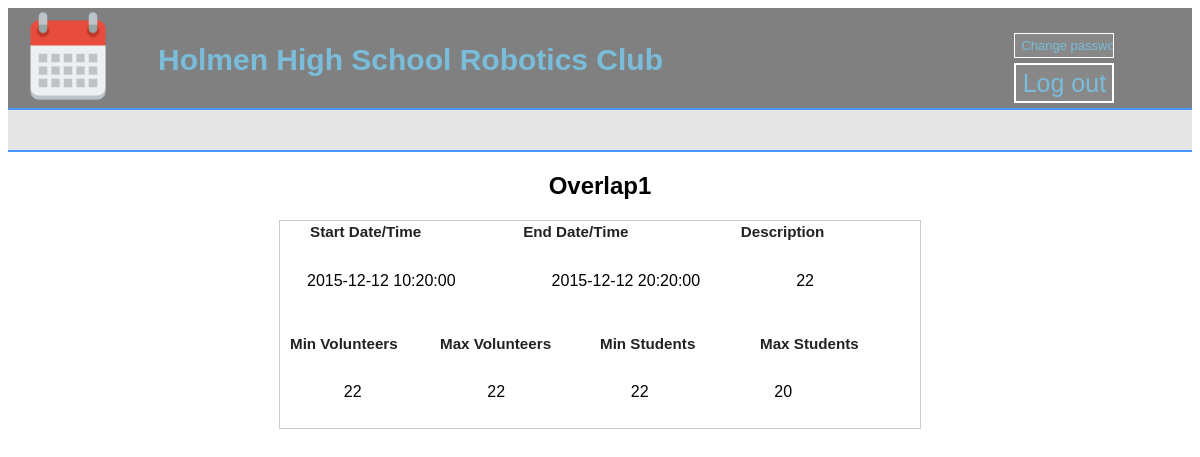
/viewEvent.php?eventID=18 (signed in), run on an earlier commit of the app's database.
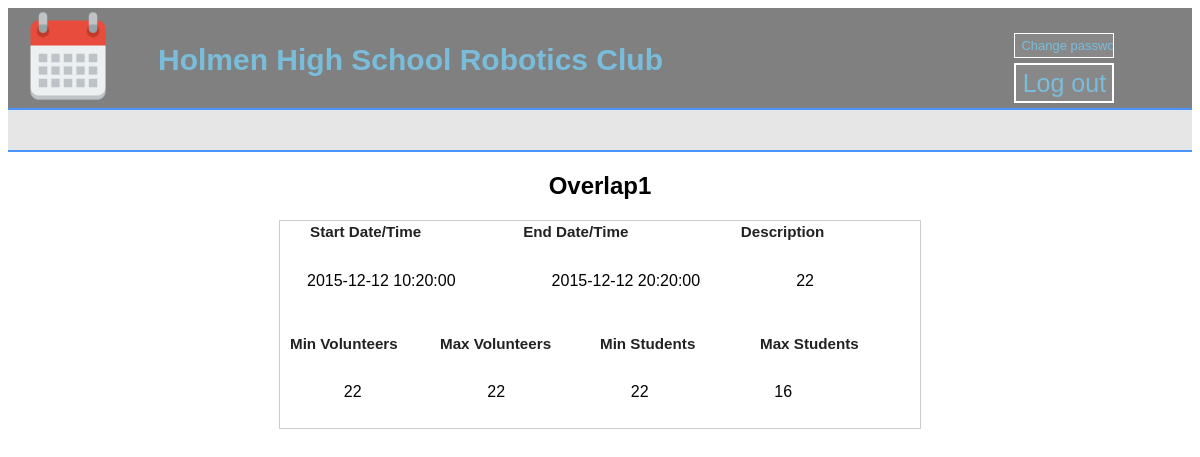
And on a later commit of the database.
### tables this page shows
CREATE TABLE IF NOT EXISTS `events` (
  `eventId` int(11) NOT NULL,
  `title` text NOT NULL,
  `description` text NOT NULL,
  `startDateTime` datetime NOT NULL COMMENT 'Format YYYY-MM-DD HH:MM:SS',
  `endDateTime` datetime NOT NULL COMMENT 'format YYYY-MM-DD HH:MM:SS',
  `minVolunteers` int(11) NOT NULL,
  `maxVolunteers` int(11) NOT NULL,
  `minStudents` int(11) NOT NULL,
  `maxStudents` int(11) NOT NULL,
  `creator` text NOT NULL,
  `removed` int(11) NOT NULL
);

### viewEvent.php (the view, shortened to what this page needs)
<!DOCTYPE html PUBLIC "-//W3C//DTD XHTML 1.0 Transitional//EN" "http://www.w3.org/TR/xhtml1/DTD/xhtml1-transitional.dtd">
<html xmlns="http://www.w3.org/1999/xhtml">
  <head>
    <link rel="stylesheet" type="text/css" href="theme.css">
	<link rel="stylesheet" type="text/css" href="forms/view.css" media="all">
  </head>
  <body>
	  <div id = "title">
		<a href="Student.php">
			<h2 id = "titleName">
			  <img id = "titleIcon" src = "calendar-icon.png"  alt="icon"> Holmen High School Robotics Club
			</h2>
		</a>
		<input id = "log" class="button"  type="button" onClick="location.href='logout.php'" value="Log out">
		<input id = "changePassword" class="button"  type="button" onClick="location.href='changePassword.php'" value="Change password">
	  </div>
	  <div id="label">
	  </div>
	  <div id="main_body">
		<?php
		$eventID = htmlspecialchars($_GET["eventID"]);
		if (!$eventID){
			echo "<div>No Event to display.</div>";
		}
		else {
			$connection = mysqli_connect("localhost", "root", "091904", "holmenHighSchool");
			$result = mysqli_query($connection, "select * from events where eventId=$eventID");
			if ($result) {
				while ($row = mysqli_fetch_assoc($result)){
					echo '<h2 align="center">'.$row["title"].'</h2><div id="form_container">
						<div style="position: relative; left: 30px; top: 0px; width: 38%; display: inline-block; float: left;">
						<label class="description">Start Date/Time</label></div><div style="width: 34%; display: inline-block; float: left;">
						<label class="description">End Date/Time</label></div><div style="width: 28%; display: inline-block; float: left;">
						<label class="description">Description</label></div>';
					echo '<table cellpadding="25" style="width: 90%;"><tr><td>'.$row["startDateTime"].'</td>
						<td>'.$row["endDateTime"].'</td><td>'.$row["description"].'</td></tr></table>
						<p></p>
						<div style="position: relative; left: 10px; top: 0px; width: 25%; display: inline-block; float: left;">
						<label class="description">Min Volunteers</label></div>
						<div style="width: 25%; display: inline-block; float: left;"><label class="description">Max Volunteers</label></div>
						<div style="width: 25%; display: inline-block; float: left;"><label class="description">Min Students</label></div>
						<div style="width: 25%; display: inline-block; float: left;"><label class="description">Max Students</label></div>
						<table cellpadding="25" style="width: 90%; text-align: center;"><tr><td>'.$row["minVolunteers"].'</td>
						<td>'.$row["maxVolunteers"].'</td><td>'.$row["minStudents"].'</td><td>'.$row["maxStudents"].'</td></tr></table>';
				}
			}
			else {
				echo "Zero results.";
			}
		}
		?>
	  </div>
  </body>
</html>

What changed in the data, as far as the page shows it:
changed events "Overlap1": maxStudents "20" → "16"
